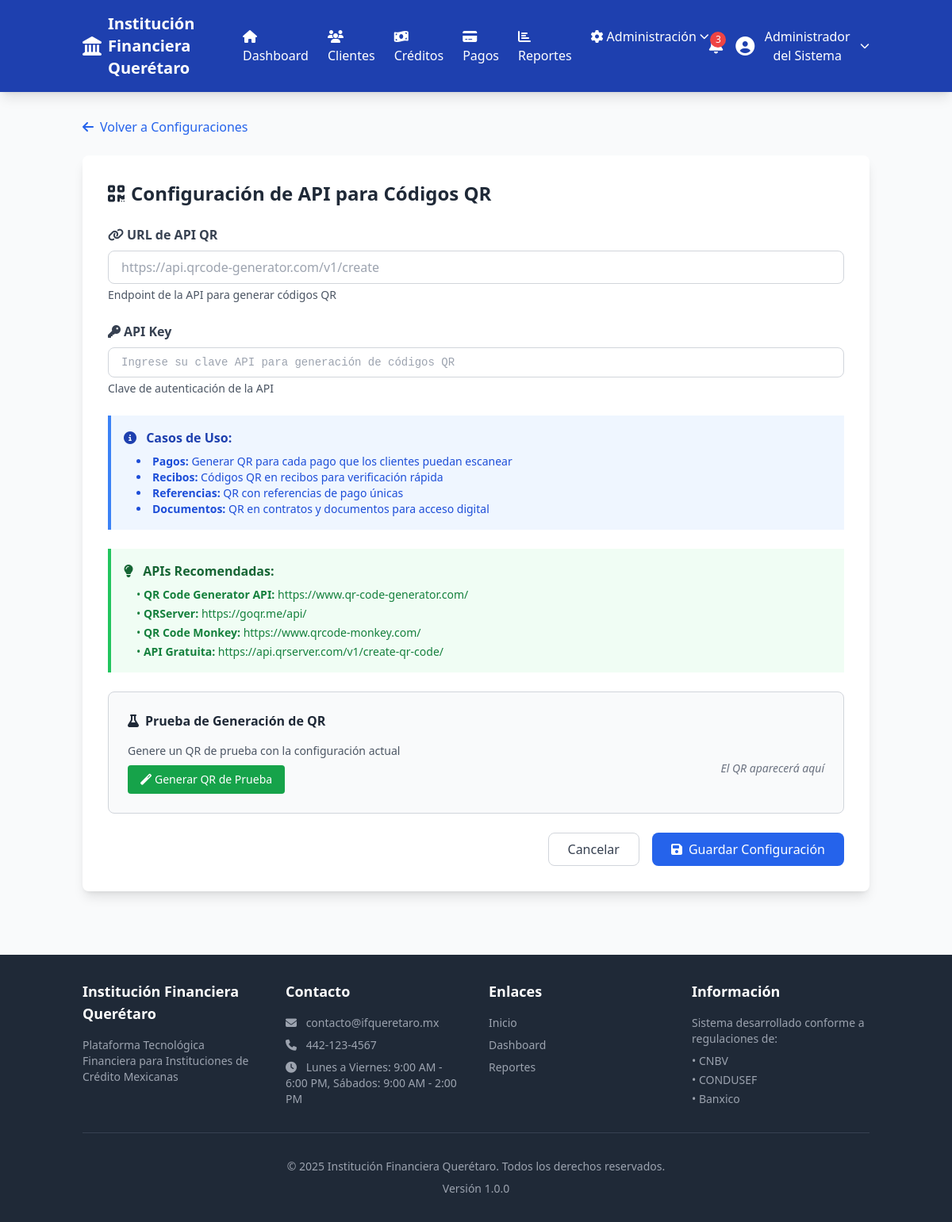
Page /configuracion/apiQr (signed in) on the committed database.
### tables this page shows
CREATE TABLE IF NOT EXISTS configuracion (
    id INT AUTO_INCREMENT PRIMARY KEY,
    nombre_sitio VARCHAR(255) DEFAULT 'Plataforma Financiera Mexicana',
    logo_url VARCHAR(500) DEFAULT NULL,
    email_sistema VARCHAR(255) DEFAULT 'info@plataformafinanciera.mx',
    telefono_contacto VARCHAR(50) DEFAULT NULL,
    telefono_secundario VARCHAR(50) DEFAULT NULL,
    horario_atencion TEXT DEFAULT NULL,
    color_primario VARCHAR(7) DEFAULT '#1e40af',
    color_secundario VARCHAR(7) DEFAULT '#3b82f6',
    color_acento VARCHAR(7) DEFAULT '#06b6d4',
    paypal_email VARCHAR(255) DEFAULT NULL,
    paypal_client_id VARCHAR(500) DEFAULT NULL,
    paypal_secret VARCHAR(500) DEFAULT NULL,
    api_qr_key VARCHAR(500) DEFAULT NULL,
    api_qr_url VARCHAR(500) DEFAULT NULL,
    moneda_default VARCHAR(3) DEFAULT 'MXN',
    idioma_default VARCHAR(5) DEFAULT 'es_MX',
    tasa_interes_default DECIMAL(5,2) DEFAULT 15.00,
    created_at TIMESTAMP DEFAULT CURRENT_TIMESTAMP,
    updated_at TIMESTAMP DEFAULT CURRENT_TIMESTAMP ON UPDATE CURRENT_TIMESTAMP
);

### controllers/ConfiguracionController.php (called while the page is built, shortened)
<?php
require_once CONTROLLERS_PATH . 'BaseController.php';
class ConfiguracionController extends BaseController {
    public function apiQr() {
        $user = $this->getCurrentUser();
        $message = '';
        $messageType = '';
        $stmt = $this->db->query("SELECT * FROM configuracion WHERE id = 1");
        $config = $stmt->fetch();
        $data = [
            'title' => 'Configuración de API QR',
            'user' => $user,
            'config' => $config,
            'message' => $message,
            'messageType' => $messageType,
            'csrf_token' => $this->generateCSRF()
        ];
        $this->view('configuracion/api_qr', $data);
    }
}

### index.php (called while the page is built, shortened)
<?php
require_once BASE_PATH . '/config/database.php';
$request = isset($_GET['url']) ? $_GET['url'] : 'home/index';
$request = rtrim($request, '/');
$request = explode('/', $request);
$action = !empty($request[1]) ? $request[1] : 'index';
$params = array_slice($request, 2);
$controller = new $controllerName();
call_user_func_array([$controller, $action], $params);

### config/database.php (called while the page is built, shortened)
<?php
class Database {
    private static $instance = null;
    private $connection;
    private function __construct() {
        try {
            $dsn = "mysql:host=" . DB_HOST . ";dbname=" . DB_NAME . ";charset=" . DB_CHARSET;
            $this->connection = new PDO($dsn, DB_USER, DB_PASS);
            $this->connection->setAttribute(PDO::ATTR_ERRMODE, PDO::ERRMODE_EXCEPTION);
            $this->connection->setAttribute(PDO::ATTR_DEFAULT_FETCH_MODE, PDO::FETCH_ASSOC);
        } catch (PDOException $e) {
            die("Error de conexión a la base de datos: " . $e->getMessage());
        }
    }
    public static function getInstance() {
        if (self::$instance === null) {
            self::$instance = new self();
        }
        return self::$instance;
    }
    public function query($sql, $params = []) {
        try {
            $stmt = $this->connection->prepare($sql);
            $stmt->execute($params);
            return $stmt;
        } catch (PDOException $e) {
            error_log("Error en consulta: " . $e->getMessage());
            return false;
        }
    }
}

### views/configuracion/api_qr.php (the view, shortened to what this page needs)
<?php
$stmt = Database::getInstance()->query("SELECT * FROM configuracion WHERE id = 1");
require_once VIEWS_PATH . 'layouts/header.php';
?>
<div class="container mx-auto px-4">
    <div class="mb-6">
        <a href="<?php echo BASE_URL; ?>/configuracion" class="text-blue-600 hover:text-blue-800">
            <i class="fas fa-arrow-left mr-2"></i>Volver a Configuraciones
        </a>
    </div>
    <div class="bg-white rounded-lg shadow-lg p-8">
        <h2 class="text-2xl font-bold text-gray-800 mb-6">
            <i class="fas fa-qrcode mr-2"></i>Configuración de API para Códigos QR
        </h2>
        <form method="POST" action="<?php echo BASE_URL; ?>/configuracion/apiQr">
            <div class="mb-6">
                <label class="block text-gray-700 font-semibold mb-2">
                    <i class="fas fa-link mr-1"></i>URL de API QR
                </label>
                <input
                    type="url"
                    name="api_qr_url"
                    value="<?php echo htmlspecialchars($config['api_qr_url'] ?? ''); ?>"
                    class="w-full px-4 py-2 border border-gray-300 rounded-lg focus:ring-2 focus:ring-blue-500"
                    placeholder="https://api.qrcode-generator.com/v1/create"
                >
                <p class="text-sm text-gray-600 mt-1">Endpoint de la API para generar códigos QR</p>
            </div>
            <div class="mb-6">
                <label class="block text-gray-700 font-semibold mb-2">
                    <i class="fas fa-key mr-1"></i>API Key
                </label>
                <input
                    type="text"
                    name="api_qr_key"
                    value="<?php echo htmlspecialchars($config['api_qr_key'] ?? ''); ?>"
                    class="w-full px-4 py-2 border border-gray-300 rounded-lg focus:ring-2 focus:ring-blue-500 font-mono text-sm"
                    placeholder="Ingrese su clave API para generación de códigos QR"
                >
                <p class="text-sm text-gray-600 mt-1">Clave de autenticación de la API</p>
            </div>
            <div class="bg-blue-50 border-l-4 border-blue-500 p-4 mb-6">
                <p class="text-blue-800">
                    <i class="fas fa-info-circle mr-2"></i>
                    <strong>Casos de Uso:</strong>
                </p>
                <ul class="list-disc list-inside text-blue-700 text-sm mt-2 ml-4">
                    <li><strong>Pagos:</strong> Generar QR para cada pago que los clientes puedan escanear</li>
                    <li><strong>Recibos:</strong> Códigos QR en recibos para verificación rápida</li>
                    <li><strong>Referencias:</strong> QR con referencias de pago únicas</li>
                    <li><strong>Documentos:</strong> QR en contratos y documentos para acceso digital</li>
                </ul>
            </div>
            <div class="bg-green-50 border-l-4 border-green-500 p-4 mb-6">
                <p class="text-green-800">
                    <i class="fas fa-lightbulb mr-2"></i>
                    <strong>APIs Recomendadas:</strong>
                </p>
                <ul class="text-green-700 text-sm mt-2 ml-4 space-y-1">
                    <li>• <strong>QR Code Generator API:</strong> https://www.qr-code-generator.com/</li>
                    <li>• <strong>QRServer:</strong> https://goqr.me/api/</li>
                    <li>• <strong>QR Code Monkey:</strong> https://www.qrcode-monkey.com/</li>
                    <li>• <strong>API Gratuita:</strong> https://api.qrserver.com/v1/create-qr-code/</li>
                </ul>
            </div>
            <div class="bg-gray-50 border border-gray-300 rounded-lg p-6 mb-6">
                <h3 class="font-semibold text-gray-800 mb-4">
                    <i class="fas fa-flask mr-2"></i>Prueba de Generación de QR
                </h3>
                <div class="flex items-center justify-between">
                    <div>
                        <p class="text-sm text-gray-600 mb-2">Genere un QR de prueba con la configuración actual</p>
                        <button type="button" onclick="generarQRPrueba()" class="bg-green-600 text-white px-4 py-2 rounded hover:bg-green-700 transition text-sm">
                            <i class="fas fa-magic mr-1"></i>Generar QR de Prueba
                        </button>
                    </div>
                    <div id="qr-preview" class="text-center">
                        <p class="text-sm text-gray-500 italic">El QR aparecerá aquí</p>
                    </div>
                </div>
            </div>
            <div class="flex justify-end space-x-4">
                <a href="<?php echo BASE_URL; ?>/configuracion" class="px-6 py-2 border border-gray-300 text-gray-700 rounded-lg hover:bg-gray-100 transition">
                    Cancelar
                </a>
                <button type="submit" class="px-6 py-2 bg-blue-600 text-white rounded-lg hover:bg-blue-700 transition">
                    <i class="fas fa-save mr-2"></i>Guardar Configuración
                </button>
            </div>
        </form>
    </div>
</div>
<?php require_once VIEWS_PATH . 'layouts/footer.php'; ?>

### views/layouts/header.php (shortened to what this page needs)
<!DOCTYPE html>
<html lang="es">
<head>
    <script src="https://cdn.tailwindcss.com"></script>
    <link rel="stylesheet" href="https://cdnjs.cloudflare.com/ajax/libs/font-awesome/6.4.0/css/all.min.css">
    <link href='https://cdn.jsdelivr.net/npm/fullcalendar@5.11.3/main.min.css' rel='stylesheet' />
</head>
<body class="bg-gray-50">
    <?php if (isset($_SESSION['user_id'])): ?>
        <nav class="bg-primary text-white shadow-lg">
            <div class="container mx-auto px-4">
                <div class="flex justify-between items-center py-4">
                    <div class="flex items-center space-x-8">
                        <a href="<?php echo BASE_URL; ?>/dashboard" class="flex items-center space-x-2">
                            <?php if (!empty($config['logo_url'])): ?>
                                <img src="<?php echo BASE_URL . $config['logo_url']; ?>" alt="Logo" class="h-10">
                            <?php else: ?>
                                <i class="fas fa-landmark text-2xl"></i>
                            <?php endif; ?>
                            <span class="font-bold text-xl"><?php echo $config['nombre_sitio'] ?? SITE_NAME; ?></span>
                        </a>
                        <div class="hidden md:flex space-x-6">
                            <a href="<?php echo BASE_URL; ?>/dashboard" class="hover:text-blue-200 transition">
                                <i class="fas fa-home mr-1"></i> Dashboard
                            </a>
                            <a href="<?php echo BASE_URL; ?>/clientes" class="hover:text-blue-200 transition">
                                <i class="fas fa-users mr-1"></i> Clientes
                            </a>
                            <a href="<?php echo BASE_URL; ?>/creditos" class="hover:text-blue-200 transition">
                                <i class="fas fa-money-bill-wave mr-1"></i> Créditos
                            </a>
                            <a href="<?php echo BASE_URL; ?>/pagos" class="hover:text-blue-200 transition">
                                <i class="fas fa-credit-card mr-1"></i> Pagos
                            </a>
                            <a href="<?php echo BASE_URL; ?>/reportes" class="hover:text-blue-200 transition">
                                <i class="fas fa-chart-bar mr-1"></i> Reportes
                            </a>
                            <?php if (in_array($_SESSION['user_role'], ['admin', 'gerente'])): ?>
                            <div class="relative group">
                                <button class="hover:text-blue-200 transition flex items-center">
                                    <i class="fas fa-cog mr-1"></i> Administración
                                    <i class="fas fa-chevron-down ml-1 text-xs"></i>
                                </button>
                            </div>
                            <?php endif; ?>
                        </div>
                    </div>
                    <div class="flex items-center space-x-4">
                        <button class="relative hover:text-blue-200 transition">
                            <span class="absolute -top-1 -right-1 bg-red-500 text-white text-xs rounded-full h-5 w-5 flex items-center justify-center">3</span>
                        </button>
                        <div class="relative group">
                            <button class="flex items-center space-x-2 hover:text-blue-200 transition">
                                <i class="fas fa-user-circle text-2xl"></i>
                                <span class="hidden md:inline"><?php echo $_SESSION['nombre_completo'] ?? $_SESSION['username']; ?></span>
                                <i class="fas fa-chevron-down text-xs"></i>
                            </button>
                        </div>
                    </div>
                </div>
            </div>
        </nav>
    <?php endif; ?>
    <main class="<?php echo isset($_SESSION['user_id']) ? 'py-8' : ''; ?>">

### views/layouts/footer.php (shortened to what this page needs)
    </main>
    <footer class="bg-gray-800 text-white mt-12">
        <div class="container mx-auto px-4 py-8">
            <div class="grid grid-cols-1 md:grid-cols-4 gap-8">
                <div>
                    <h3 class="font-bold text-lg mb-4">
                        <?php echo $config['nombre_sitio'] ?? SITE_NAME; ?>
                    </h3>
                    <p class="text-gray-400 text-sm">
                        Plataforma Tecnológica Financiera para Instituciones de Crédito Mexicanas
                    </p>
                </div>
                <div>
                    <h3 class="font-bold text-lg mb-4">Contacto</h3>
                    <p class="text-gray-400 text-sm">
                        <i class="fas fa-envelope mr-2"></i>
                        <?php echo $config['email_sistema'] ?? SITE_EMAIL; ?>
                    </p>
                    <?php if (!empty($config['telefono_contacto'])): ?>
                    <p class="text-gray-400 text-sm mt-2">
                        <i class="fas fa-phone mr-2"></i>
                        <?php echo $config['telefono_contacto']; ?>
                    </p>
                    <?php endif; ?>
                    <?php if (!empty($config['horario_atencion'])): ?>
                    <p class="text-gray-400 text-sm mt-2">
                        <i class="fas fa-clock mr-2"></i>
                        <?php echo nl2br($config['horario_atencion']); ?>
                    </p>
                    <?php endif; ?>
                </div>
                <div>
                    <h3 class="font-bold text-lg mb-4">Enlaces</h3>
                    <ul class="text-gray-400 text-sm space-y-2">
                        <li><a href="<?php echo BASE_URL; ?>" class="hover:text-white transition">Inicio</a></li>
                        <li><a href="<?php echo BASE_URL; ?>/dashboard" class="hover:text-white transition">Dashboard</a></li>
                        <li><a href="<?php echo BASE_URL; ?>/reportes" class="hover:text-white transition">Reportes</a></li>
                    </ul>
                </div>
                <div>
                    <h3 class="font-bold text-lg mb-4">Información</h3>
                    <p class="text-gray-400 text-sm">
                        Sistema desarrollado conforme a regulaciones de:
                    </p>
                    <ul class="text-gray-400 text-sm mt-2 space-y-1">
                        <li>• CNBV</li>
                        <li>• CONDUSEF</li>
                        <li>• Banxico</li>
                    </ul>
                </div>
            </div>
            <div class="border-t border-gray-700 mt-8 pt-8 text-center text-gray-400 text-sm">
                <p>&copy; <?php echo date('Y'); ?> <?php echo $config['nombre_sitio'] ?? SITE_NAME; ?>. Todos los derechos reservados.</p>
                <p class="mt-2">Versión <?php echo SITE_VERSION; ?></p>
            </div>
        </div>
    </footer>
</body>
</html>

### rows in the picture
configuracion: nombre_sitio "Institución Financiera Querétaro", email_sistema "contacto@ifqueretaro.mx", telefono_contacto "442-123-4567", horario_atencion "Lunes a Viernes: 9:00 AM - 6:00 PM, Sábados: 9:00 AM - 2:00 PM"

### other values in the picture
$_SESSION['nombre_completo'] "Administrador del Sistema"
SITE_VERSION "1.0.0"
